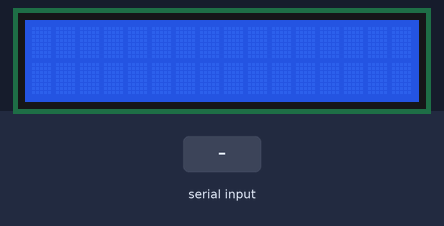
Bench run of a sketch on a simulated Arduino Uno, built with avr-gcc and run on an emulated ATmega328P. Parts: 16×2 character LCD. The test bench sets the inputs (shaded band).

Above: at 1.2 s.
1.3 s: "1\n" received over the second serial link
At 2.5 s:
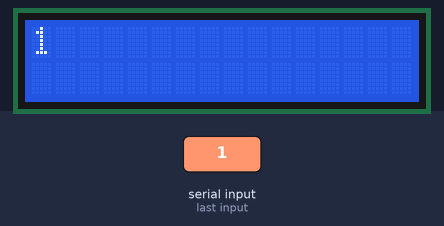
2.8 s: "0\n" received over the second serial link
At 3.7 s:
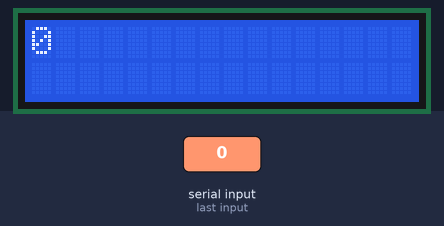
4.3 s: "2\n" received over the second serial link
At 4.8 s:
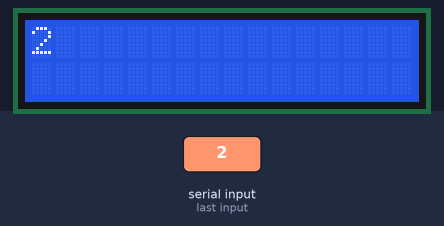
Timing chart, 0 to 7.3 s (numbered marks = the images above; inputs shaded):
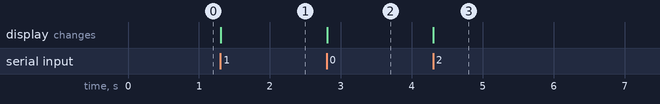

The sketch:

Object_recognition_app.ino
```cpp
#include <Wire.h>
#include <LiquidCrystal_I2C.h>
#include <SoftwareSerial.h>

LiquidCrystal_I2C lcd(0x27, 16, 2);

SoftwareSerial btSerial(9, 10);

void setup()
{
  btSerial.begin(9600);
  lcd.init();
  lcd.backlight();
}

void loop()
{
  if (btSerial.available())
  {
    String strData = btSerial.readStringUntil('\n');
    strData.trim();
    lcd.clear();
    lcd.setCursor(0, 0);
    lcd.print(strData);
  }
}
```

Measured:
- after the input at 1.3 s, the display: changes at once (image 1)
- after the input at 2.8 s, the display: changes at once (image 2)
- after the input at 4.3 s, the display: changes at once (image 3)
